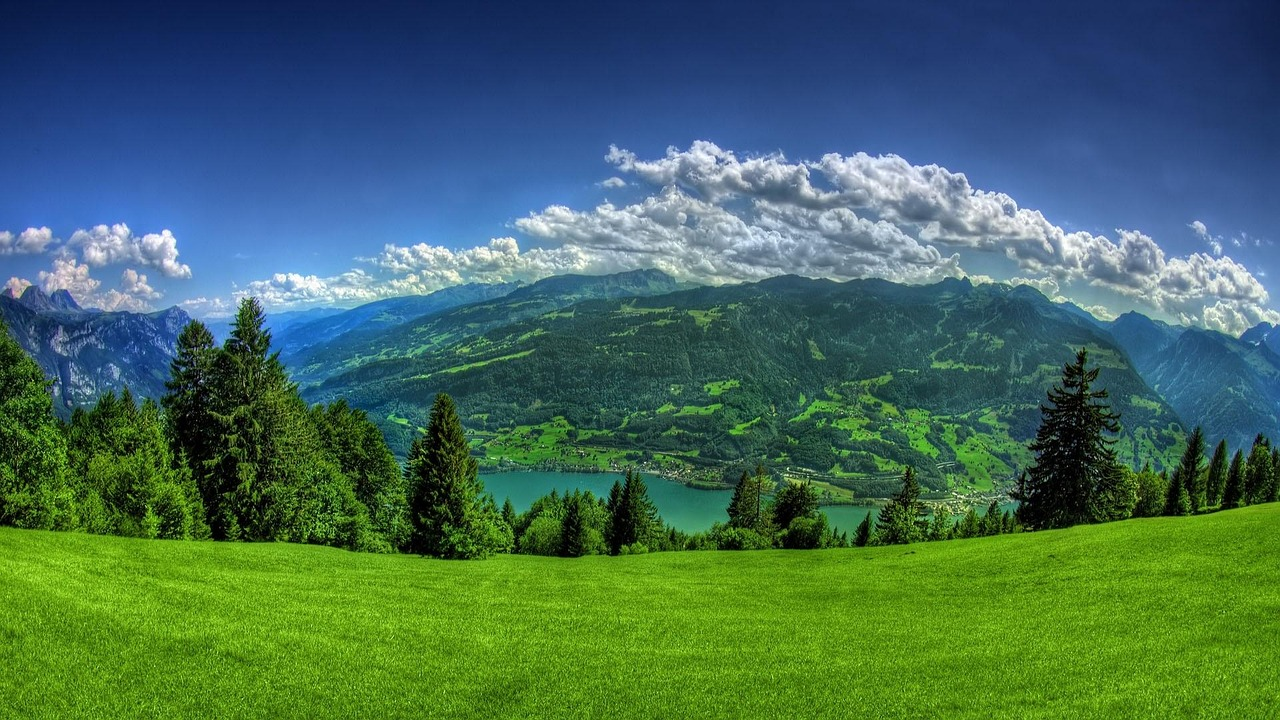
#> input picture solved tasks/beautiful-natural-image-1844362_1280.jpg, 1280 x 720 px, found by its file name
$ python 'task 6.py'
#> lines starting #> are read from the running program, lines starting #| are printed output that depends on the picture
import cv2 as cv
import numpy as np
import matplotlib.pyplot as plt
import sys

# Load image
path = r"C:\Users\ASUS\OneDrive\Desktop\skyexperts tasks\task 1\beautiful-natural-image-1844362_1280.jpg"

img = cv.imread(path)
#> img is the input picture: shape (720, 1280, 3); mean B, G, R 89, 106.7, 68

# Check if image was loaded successfully
if img is None:
    print("Error: Could not read the image.")
    sys.exit()

# Calculate midpoints for height and width
height, width = img.shape[:2]
#> height = 720; width = 1280

mid_h = height // 2
#> mid_h = 360
mid_w = width // 2
#> mid_w = 640

# Crop into top-left, top-right, bottom-left, bottom-right
top_left = img[:mid_h, :mid_w]
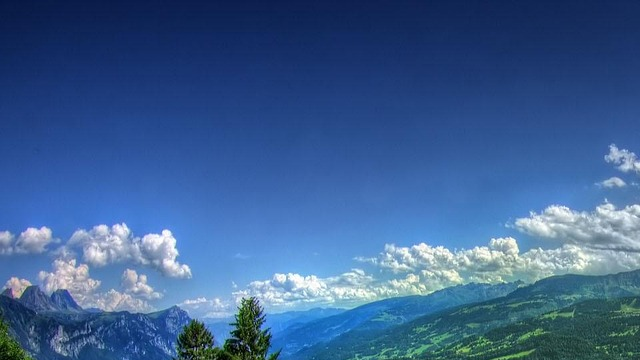
#> top_left: shape (360, 640, 3); mean B, G, R 146.4, 96.6, 60.4
top_right = img[:mid_h, mid_w:]
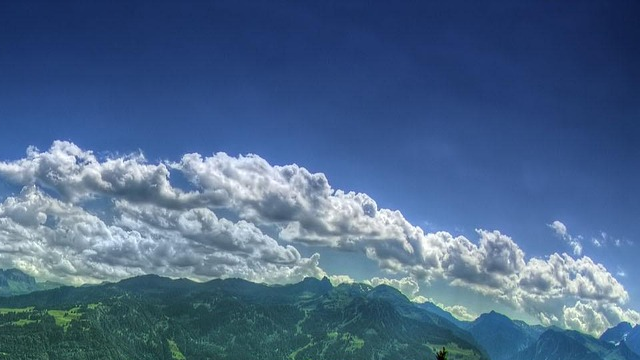
#> top_right: shape (360, 640, 3); mean B, G, R 137.7, 102.4, 74.3
bottom_left = img[mid_h:, :mid_w]
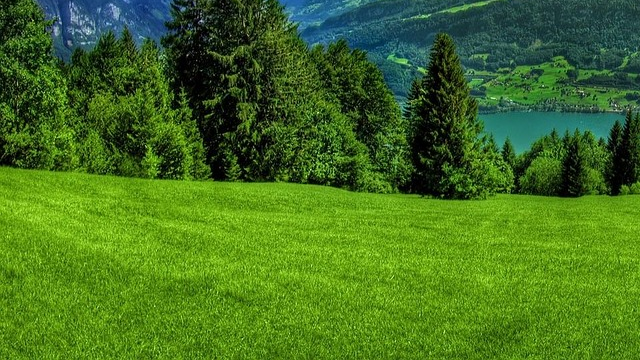
#> bottom_left: shape (360, 640, 3); mean B, G, R 33.1, 112.9, 68.6
bottom_right = img[mid_h:, mid_w:]
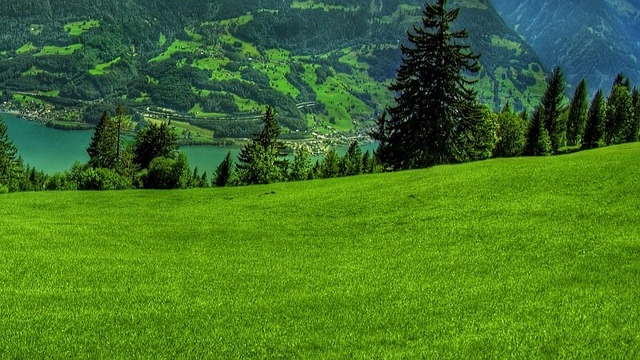
#> bottom_right: shape (360, 640, 3); mean B, G, R 38.9, 114.9, 68.7

# Display each block
plt.figure(figsize=(10, 8))

plt.subplot(2, 2, 1)
plt.imshow(cv.cvtColor(top_left, cv.COLOR_BGR2RGB))
plt.title("Top Left")
plt.axis("off")

plt.subplot(2, 2, 2)
plt.imshow(cv.cvtColor(top_right, cv.COLOR_BGR2RGB))
plt.title("Top Right")
plt.axis("off")

plt.subplot(2, 2, 3)
plt.imshow(cv.cvtColor(bottom_left, cv.COLOR_BGR2RGB))
plt.title("Bottom Left")
plt.axis("off")

plt.subplot(2, 2, 4)
plt.imshow(cv.cvtColor(bottom_right, cv.COLOR_BGR2RGB))
plt.title("Bottom Right")
plt.axis("off")

plt.tight_layout()
plt.show()
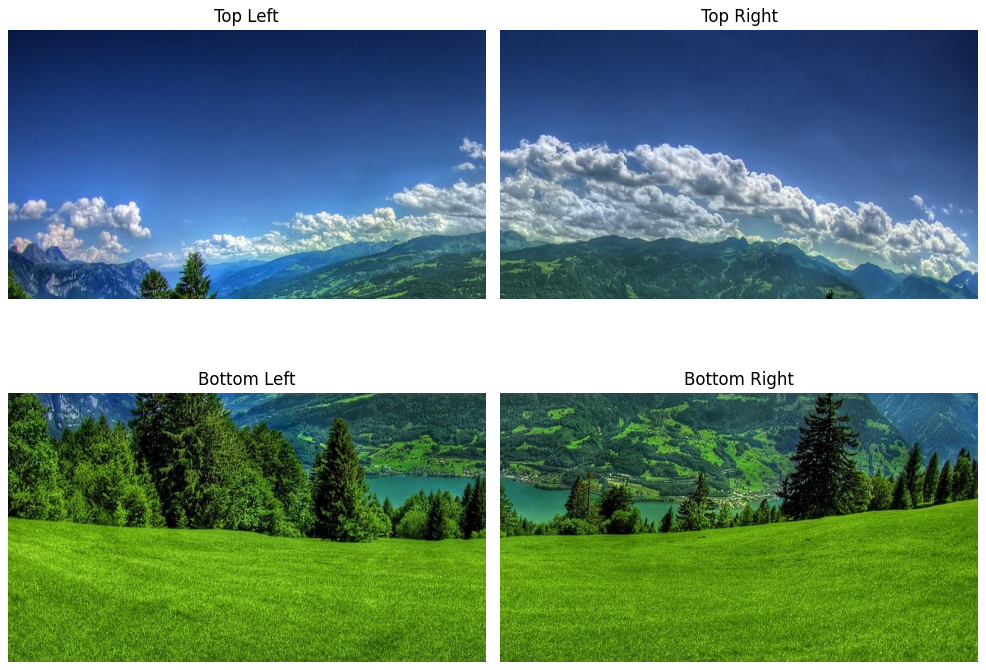
#> figure drawn by matplotlib, 4 panels

# Stitch back using NumPy
top_row = np.hstack((top_left, top_right))
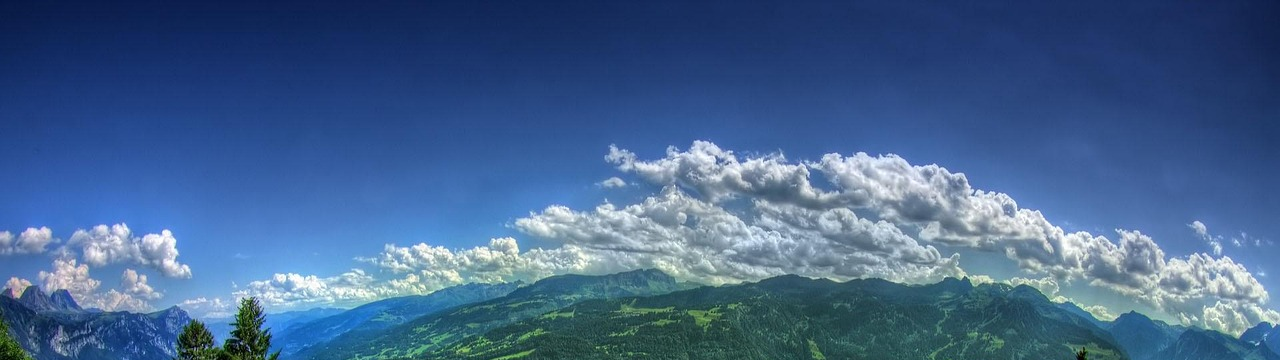
#> top_row: shape (360, 1280, 3); mean B, G, R 142.1, 99.5, 67.3
bottom_row = np.hstack((bottom_left, bottom_right))
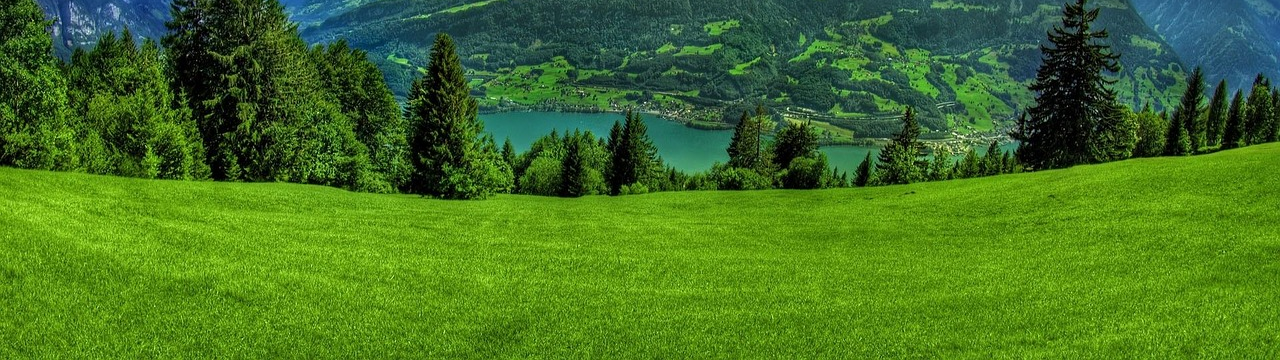
#> bottom_row: shape (360, 1280, 3); mean B, G, R 36, 113.9, 68.6

stitched = np.vstack((top_row, bottom_row))

# Display stitched image
plt.figure(figsize=(8, 6))
plt.imshow(cv.cvtColor(stitched, cv.COLOR_BGR2RGB))
plt.title("Stitched Image")
plt.axis("off")
plt.show()

# Verify
print("Original shape:", img.shape)
#| Original shape: (720, 1280, 3)
print("Stitched shape:", stitched.shape)
#| Stitched shape: (720, 1280, 3)
print("Images are identical:", np.array_equal(img, stitched))
#| Images are identical: True

$ run again, with solved tasks/images.jpg copied over solved tasks/beautiful-natural-image-1844362_1280.jpg
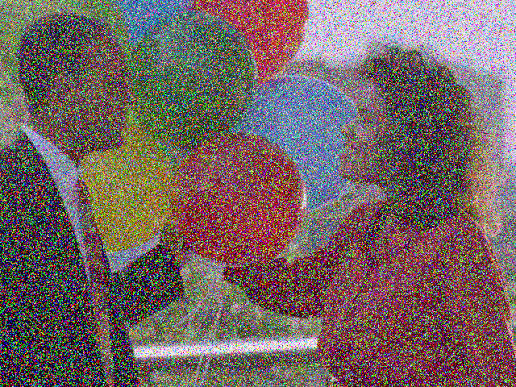
#> input picture solved tasks/images.jpg, 516 x 387 px, found by its file name
#> img is the input picture: shape (387, 516, 3); mean B, G, R 98.9, 99.7, 115.8
#> `top_row = np.hstack((top_left, top_right))`:
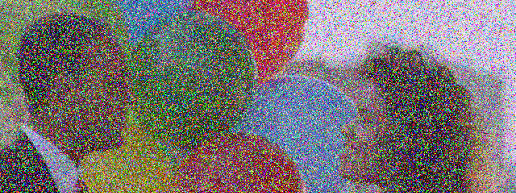
#> top_row: shape (193, 516, 3); mean B, G, R 114.5, 114.1, 121.8
#> `bottom_row = np.hstack((bottom_left, bottom_right))`:
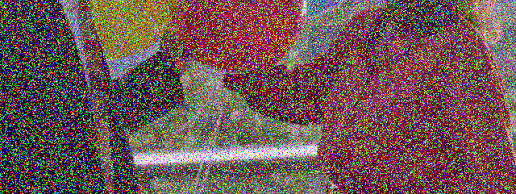
#> bottom_row: shape (194, 516, 3); mean B, G, R 83.5, 85.4, 109.9
#| Original shape: (387, 516, 3)
#| Stitched shape: (387, 516, 3)
#| Images are identical: True
